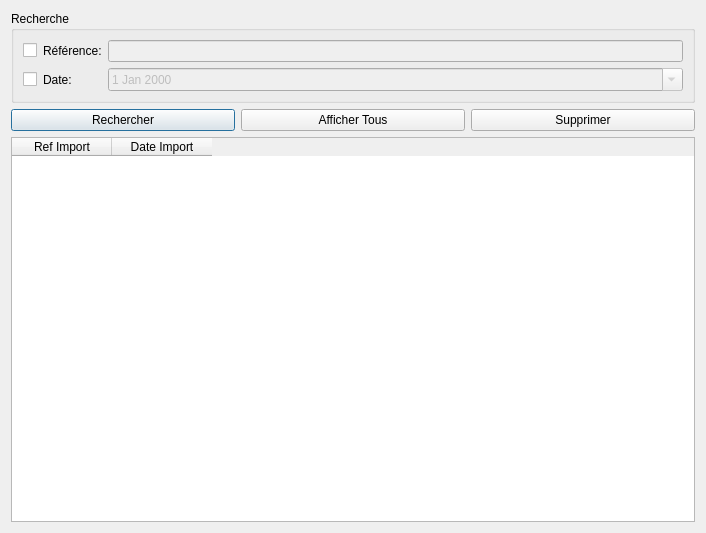
<?xml version="1.0" encoding="UTF-8"?>
<ui version="4.0">
 <class>Dialog</class>
 <widget class="QDialog" name="Dialog">
  <property name="geometry">
   <rect>
    <x>0</x>
    <y>0</y>
    <width>706</width>
    <height>533</height>
   </rect>
  </property>
  <property name="windowTitle">
   <string>Annuler import</string>
  </property>
  <layout class="QGridLayout" name="gridLayout_3">
   <item row="1" column="0">
    <widget class="QPushButton" name="pushButtonRechercher">
     <property name="text">
      <string>Rechercher</string>
     </property>
    </widget>
   </item>
   <item row="1" column="1">
    <widget class="QPushButton" name="pushButtonAfficherTous">
     <property name="text">
      <string>Afficher Tous</string>
     </property>
    </widget>
   </item>
   <item row="1" column="2">
    <widget class="QPushButton" name="pushButtonSupprimer">
     <property name="text">
      <string>Supprimer</string>
     </property>
    </widget>
   </item>
   <item row="2" column="0" colspan="3">
    <widget class="QTableWidget" name="tableWidgetImports">
     <column>
      <property name="text">
       <string>Ref Import</string>
      </property>
     </column>
     <column>
      <property name="text">
       <string>Date Import</string>
      </property>
     </column>
    </widget>
   </item>
   <item row="0" column="0" colspan="3">
    <widget class="QGroupBox" name="groupBox">
     <property name="title">
      <string>Recherche</string>
     </property>
     <layout class="QGridLayout" name="gridLayout_2">
      <item row="0" column="0">
       <layout class="QGridLayout" name="gridLayout">
        <item row="1" column="2">
         <widget class="QDateEdit" name="dateEditDateImport">
          <property name="enabled">
           <bool>false</bool>
          </property>
          <property name="calendarPopup">
           <bool>true</bool>
          </property>
         </widget>
        </item>
        <item row="1" column="1">
         <widget class="QLabel" name="label_2">
          <property name="text">
           <string>Date:</string>
          </property>
         </widget>
        </item>
        <item row="0" column="1">
         <widget class="QLabel" name="label">
          <property name="text">
           <string>Référence:</string>
          </property>
         </widget>
        </item>
        <item row="0" column="2">
         <widget class="QLineEdit" name="lineEditRefImport">
          <property name="enabled">
           <bool>false</bool>
          </property>
         </widget>
        </item>
        <item row="0" column="0">
         <widget class="QCheckBox" name="checkBox">
          <property name="text">
           <string/>
          </property>
         </widget>
        </item>
        <item row="1" column="0">
         <widget class="QCheckBox" name="checkBox_2">
          <property name="text">
           <string/>
          </property>
         </widget>
        </item>
       </layout>
      </item>
     </layout>
    </widget>
   </item>
  </layout>
 </widget>
 <resources/>
 <connections/>
</ui>
